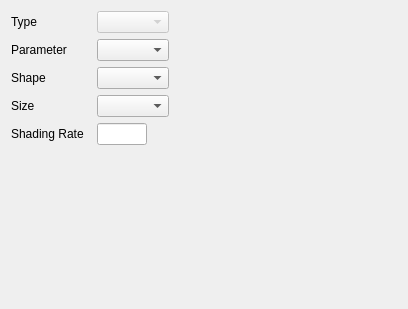
<?xml version="1.0" encoding="UTF-8"?>
<ui version="4.0">
 <class>NodeSwatchParam</class>
 <widget class="QWidget" name="NodeSwatchParam">
  <property name="geometry">
   <rect>
    <x>0</x>
    <y>0</y>
    <width>408</width>
    <height>309</height>
   </rect>
  </property>
  <property name="windowTitle">
   <string>Form</string>
  </property>
  <layout class="QVBoxLayout" name="verticalLayout">
   <item>
    <layout class="QHBoxLayout" name="hl_type" stretch="0,0,1">
     <item>
      <widget class="QLabel" name="label">
       <property name="minimumSize">
        <size>
         <width>80</width>
         <height>0</height>
        </size>
       </property>
       <property name="text">
        <string>Type</string>
       </property>
      </widget>
     </item>
     <item>
      <widget class="QComboBox" name="type_selector">
       <property name="enabled">
        <bool>false</bool>
       </property>
      </widget>
     </item>
     <item>
      <spacer name="horizontalSpacer">
       <property name="orientation">
        <enum>Qt::Horizontal</enum>
       </property>
       <property name="sizeHint" stdset="0">
        <size>
         <width>40</width>
         <height>20</height>
        </size>
       </property>
      </spacer>
     </item>
    </layout>
   </item>
   <item>
    <layout class="QHBoxLayout" name="hl_param">
     <item>
      <widget class="QLabel" name="label_2">
       <property name="minimumSize">
        <size>
         <width>80</width>
         <height>0</height>
        </size>
       </property>
       <property name="text">
        <string>Parameter</string>
       </property>
      </widget>
     </item>
     <item>
      <widget class="QComboBox" name="param_selector"/>
     </item>
     <item>
      <spacer name="horizontalSpacer_2">
       <property name="orientation">
        <enum>Qt::Horizontal</enum>
       </property>
       <property name="sizeHint" stdset="0">
        <size>
         <width>40</width>
         <height>20</height>
        </size>
       </property>
      </spacer>
     </item>
    </layout>
   </item>
   <item>
    <layout class="QHBoxLayout" name="hl_shape">
     <item>
      <widget class="QLabel" name="label_3">
       <property name="minimumSize">
        <size>
         <width>80</width>
         <height>0</height>
        </size>
       </property>
       <property name="text">
        <string>Shape</string>
       </property>
      </widget>
     </item>
     <item>
      <widget class="QComboBox" name="shape_selector"/>
     </item>
     <item>
      <spacer name="horizontalSpacer_3">
       <property name="orientation">
        <enum>Qt::Horizontal</enum>
       </property>
       <property name="sizeHint" stdset="0">
        <size>
         <width>40</width>
         <height>20</height>
        </size>
       </property>
      </spacer>
     </item>
    </layout>
   </item>
   <item>
    <layout class="QHBoxLayout" name="hl_size">
     <item>
      <widget class="QLabel" name="label_4">
       <property name="minimumSize">
        <size>
         <width>80</width>
         <height>0</height>
        </size>
       </property>
       <property name="text">
        <string>Size</string>
       </property>
      </widget>
     </item>
     <item>
      <widget class="QComboBox" name="size_selector"/>
     </item>
     <item>
      <spacer name="horizontalSpacer_4">
       <property name="orientation">
        <enum>Qt::Horizontal</enum>
       </property>
       <property name="sizeHint" stdset="0">
        <size>
         <width>40</width>
         <height>20</height>
        </size>
       </property>
      </spacer>
     </item>
    </layout>
   </item>
   <item>
    <layout class="QHBoxLayout" name="hl_rate">
     <item>
      <widget class="QLabel" name="label_5">
       <property name="minimumSize">
        <size>
         <width>80</width>
         <height>0</height>
        </size>
       </property>
       <property name="text">
        <string>Shading Rate</string>
       </property>
      </widget>
     </item>
     <item>
      <widget class="QLineEdit" name="lineEdit">
       <property name="minimumSize">
        <size>
         <width>50</width>
         <height>0</height>
        </size>
       </property>
       <property name="maximumSize">
        <size>
         <width>50</width>
         <height>16777215</height>
        </size>
       </property>
      </widget>
     </item>
     <item>
      <spacer name="horizontalSpacer_5">
       <property name="orientation">
        <enum>Qt::Horizontal</enum>
       </property>
       <property name="sizeHint" stdset="0">
        <size>
         <width>40</width>
         <height>20</height>
        </size>
       </property>
      </spacer>
     </item>
    </layout>
   </item>
   <item>
    <spacer name="verticalSpacer">
     <property name="orientation">
      <enum>Qt::Vertical</enum>
     </property>
     <property name="sizeHint" stdset="0">
      <size>
       <width>20</width>
       <height>148</height>
      </size>
     </property>
    </spacer>
   </item>
  </layout>
 </widget>
 <resources/>
 <connections/>
</ui>
